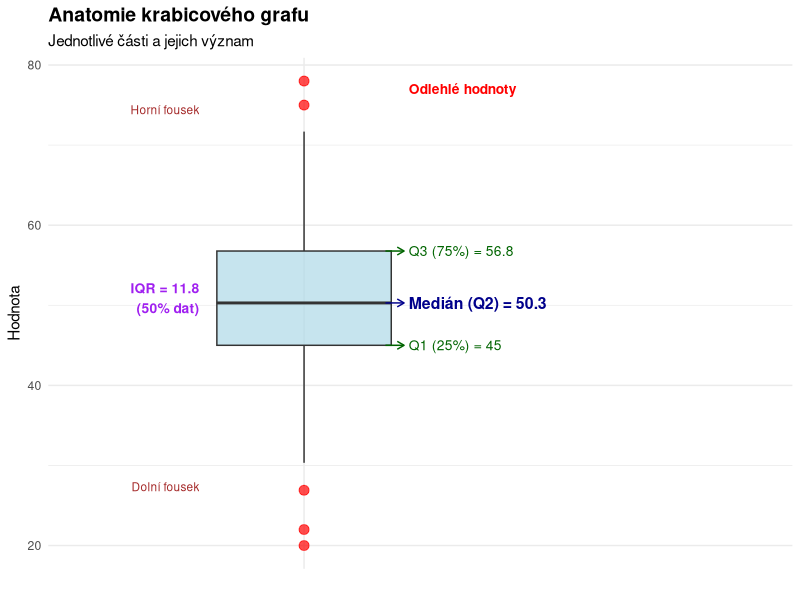
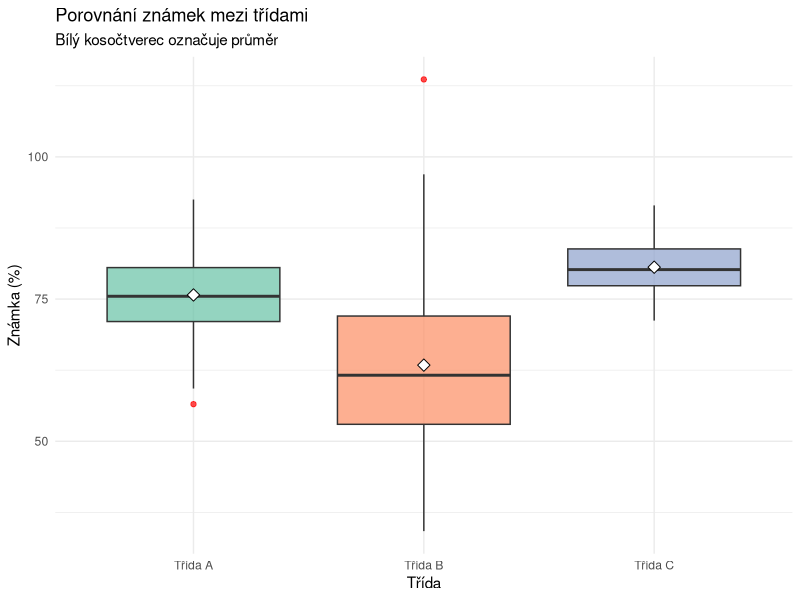

Reproduce these figures in R, in order.
## ---- chunk 1
#| label: fig-boxplot-annotated
#| fig-cap: "Krabicový graf s vyznačenými deskriptivními statistikami"
#| warning: false

library(ggplot2)
set.seed(123)

# Vytvoření ukázkových dat
data <- data.frame(
  skupina = "Ukázková data",
  hodnota = c(rnorm(90, mean = 50, sd = 10), 75, 78, 20, 22)  # Většina dat + outliers
)

# Výpočet statistik pro anotace
q1 <- quantile(data$hodnota, 0.25)
q2 <- quantile(data$hodnota, 0.50)  # medián
q3 <- quantile(data$hodnota, 0.75)
iqr <- q3 - q1
lower_whisker <- max(min(data$hodnota), q1 - 1.5 * iqr)
upper_whisker <- min(max(data$hodnota), q3 + 1.5 * iqr)

# Krabicový graf
ggplot(data, aes(x = skupina, y = hodnota)) +
  geom_boxplot(fill = "lightblue", alpha = 0.7, outlier.color = "red", outlier.size = 3) +
  # Anotace pro medián
  annotate("text", x = 1.45, y = q2, label = paste0("Medián (Q2) = ", round(q2, 1)),
           hjust = 0, color = "darkblue", size = 4, fontface = "bold") +
  annotate("segment", x = 1.35, y = q2, xend = 1.43, yend = q2,
           arrow = arrow(length = unit(0.2, "cm")), color = "darkblue") +

  # Anotace pro Q1
  annotate("text", x = 1.45, y = q1, label = paste0("Q1 (25%) = ", round(q1, 1)),
           hjust = 0, color = "darkgreen", size = 3.5) +
  annotate("segment", x = 1.35, y = q1, xend = 1.43, yend = q1,
           arrow = arrow(length = unit(0.2, "cm")), color = "darkgreen") +

  # Anotace pro Q3
  annotate("text", x = 1.45, y = q3, label = paste0("Q3 (75%) = ", round(q3, 1)),
           hjust = 0, color = "darkgreen", size = 3.5) +
  annotate("segment", x = 1.35, y = q3, xend = 1.43, yend = q3,
           arrow = arrow(length = unit(0.2, "cm")), color = "darkgreen") +

  # Anotace pro IQR
  annotate("text", x = 0.55, y = (q1 + q3) / 2,
           label = paste0("IQR = ", round(iqr, 1), "\n(50% dat)"),
           hjust = 1, color = "purple", size = 3.5, fontface = "bold") +

  # Anotace pro fousky
  annotate("text", x = 0.55, y = upper_whisker,
           label = "Horní fousek",
           hjust = 1, color = "brown", size = 3) +
  annotate("text", x = 0.55, y = lower_whisker,
           label = "Dolní fousek",
           hjust = 1, color = "brown", size = 3) +

  # Anotace pro outliers
  annotate("text", x = 1.45, y = 77, label = "Odlehlé hodnoty",
           hjust = 0, color = "red", size = 3.5, fontface = "bold") +

  labs(
    title = "Anatomie krabicového grafu",
    subtitle = "Jednotlivé části a jejich význam",
    y = "Hodnota",
    x = ""
  ) +
  theme_minimal() +
  theme(
    plot.title = element_text(face = "bold", size = 14),
    axis.text.x = element_blank()
  ) +
  coord_cartesian(xlim = c(0.5, 2.5))
## ---- chunk 2
#| label: fig-boxplot-comparison
#| fig-cap: "Porovnání rozložení dat mezi skupinami pomocí krabicových grafů"
#| warning: false

set.seed(123)

# Vytvoření dat pro tři různé skupiny
data_groups <- data.frame(
  skupina = rep(c("Třída A", "Třída B", "Třída C"), each = 100),
  znamka = c(
    rnorm(100, mean = 75, sd = 8),   # Třída A: vyšší průměr, nízká variabilita
    rnorm(100, mean = 65, sd = 15),  # Třída B: nižší průměr, vysoká variabilita
    rnorm(100, mean = 80, sd = 5)    # Třída C: nejvyšší průměr, velmi nízká variabilita
  )
)

ggplot(data_groups, aes(x = skupina, y = znamka, fill = skupina)) +
  geom_boxplot(alpha = 0.7, outlier.color = "red") +
  stat_summary(fun = mean, geom = "point", shape = 23, size = 3, fill = "white") +
  labs(
    title = "Porovnání známek mezi třídami",
    subtitle = "Bílý kosočtverec označuje průměr",
    y = "Známka (%)",
    x = "Třída"
  ) +
  theme_minimal() +
  theme(legend.position = "none") +
  scale_fill_brewer(palette = "Set2")
